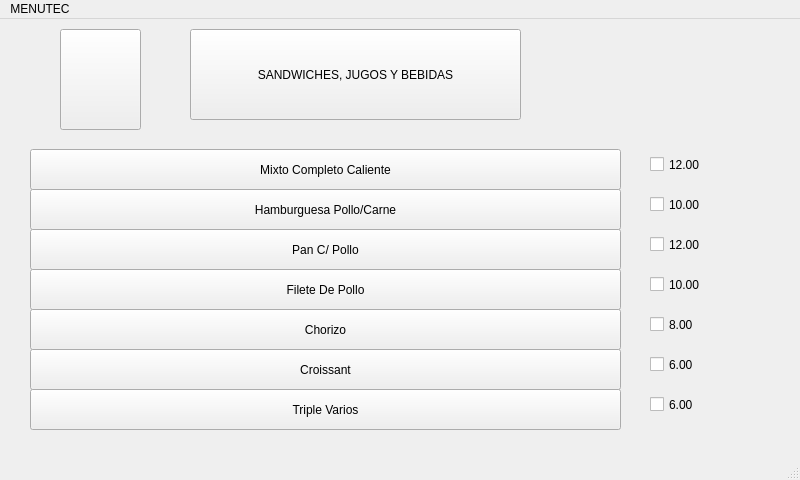
<?xml version="1.0" encoding="UTF-8"?>
<ui version="4.0">
 <class>panesWindow</class>
 <widget class="QMainWindow" name="panesWindow">
  <property name="geometry">
   <rect>
    <x>0</x>
    <y>0</y>
    <width>800</width>
    <height>480</height>
   </rect>
  </property>
  <property name="windowTitle">
   <string>MainWindow</string>
  </property>
  <widget class="QWidget" name="centralwidget">
   <widget class="QCheckBox" name="checkBox_4">
    <property name="geometry">
     <rect>
      <x>650</x>
      <y>250</y>
      <width>101</width>
      <height>31</height>
     </rect>
    </property>
    <property name="text">
     <string>10.00</string>
    </property>
   </widget>
   <widget class="QCheckBox" name="checkBox_6">
    <property name="geometry">
     <rect>
      <x>650</x>
      <y>330</y>
      <width>101</width>
      <height>31</height>
     </rect>
    </property>
    <property name="text">
     <string>6.00</string>
    </property>
   </widget>
   <widget class="QCheckBox" name="checkBox_5">
    <property name="geometry">
     <rect>
      <x>650</x>
      <y>290</y>
      <width>101</width>
      <height>31</height>
     </rect>
    </property>
    <property name="text">
     <string>8.00</string>
    </property>
   </widget>
   <widget class="QCheckBox" name="checkBox">
    <property name="geometry">
     <rect>
      <x>650</x>
      <y>130</y>
      <width>101</width>
      <height>31</height>
     </rect>
    </property>
    <property name="text">
     <string>12.00</string>
    </property>
   </widget>
   <widget class="QCheckBox" name="checkBox_2">
    <property name="geometry">
     <rect>
      <x>650</x>
      <y>170</y>
      <width>101</width>
      <height>31</height>
     </rect>
    </property>
    <property name="text">
     <string>10.00</string>
    </property>
   </widget>
   <widget class="QPushButton" name="btnMixto0">
    <property name="geometry">
     <rect>
      <x>30</x>
      <y>130</y>
      <width>591</width>
      <height>41</height>
     </rect>
    </property>
    <property name="text">
     <string>Mixto Completo Caliente</string>
    </property>
   </widget>
   <widget class="QCheckBox" name="checkBox_3">
    <property name="geometry">
     <rect>
      <x>650</x>
      <y>210</y>
      <width>101</width>
      <height>31</height>
     </rect>
    </property>
    <property name="text">
     <string>12.00</string>
    </property>
   </widget>
   <widget class="QPushButton" name="btnChorizo0">
    <property name="geometry">
     <rect>
      <x>30</x>
      <y>290</y>
      <width>591</width>
      <height>41</height>
     </rect>
    </property>
    <property name="text">
     <string>Chorizo</string>
    </property>
   </widget>
   <widget class="QPushButton" name="btnFilete0">
    <property name="geometry">
     <rect>
      <x>30</x>
      <y>250</y>
      <width>591</width>
      <height>41</height>
     </rect>
    </property>
    <property name="text">
     <string>Filete De Pollo</string>
    </property>
   </widget>
   <widget class="QPushButton" name="btnPan0">
    <property name="geometry">
     <rect>
      <x>30</x>
      <y>210</y>
      <width>591</width>
      <height>41</height>
     </rect>
    </property>
    <property name="text">
     <string>Pan C/ Pollo</string>
    </property>
   </widget>
   <widget class="QPushButton" name="btnHamburguesa0">
    <property name="geometry">
     <rect>
      <x>30</x>
      <y>170</y>
      <width>591</width>
      <height>41</height>
     </rect>
    </property>
    <property name="text">
     <string>Hamburguesa Pollo/Carne</string>
    </property>
   </widget>
   <widget class="QPushButton" name="btnTriple0">
    <property name="geometry">
     <rect>
      <x>30</x>
      <y>370</y>
      <width>591</width>
      <height>41</height>
     </rect>
    </property>
    <property name="text">
     <string>Triple Varios</string>
    </property>
   </widget>
   <widget class="QPushButton" name="btnCroissant0">
    <property name="geometry">
     <rect>
      <x>30</x>
      <y>330</y>
      <width>591</width>
      <height>41</height>
     </rect>
    </property>
    <property name="text">
     <string>Croissant</string>
    </property>
   </widget>
   <widget class="QCheckBox" name="checkBox_7">
    <property name="geometry">
     <rect>
      <x>650</x>
      <y>370</y>
      <width>101</width>
      <height>31</height>
     </rect>
    </property>
    <property name="text">
     <string>6.00</string>
    </property>
   </widget>
   <widget class="QPushButton" name="btnPanes0">
    <property name="geometry">
     <rect>
      <x>190</x>
      <y>10</y>
      <width>331</width>
      <height>91</height>
     </rect>
    </property>
    <property name="text">
     <string>SANDWICHES, JUGOS Y BEBIDAS</string>
    </property>
    <property name="icon">
     <iconset>
      <normaloff>UTEC.png</normaloff>UTEC.png</iconset>
    </property>
   </widget>
   <widget class="QPushButton" name="btnIzquierda5">
    <property name="geometry">
     <rect>
      <x>60</x>
      <y>10</y>
      <width>81</width>
      <height>101</height>
     </rect>
    </property>
    <property name="text">
     <string/>
    </property>
    <property name="icon">
     <iconset>
      <normaloff>flecha-hacia-la-izquierda-antes-de-icono-4330-128.png</normaloff>flecha-hacia-la-izquierda-antes-de-icono-4330-128.png</iconset>
    </property>
    <property name="iconSize">
     <size>
      <width>100</width>
      <height>100</height>
     </size>
    </property>
   </widget>
  </widget>
  <widget class="QMenuBar" name="menubar">
   <property name="geometry">
    <rect>
     <x>0</x>
     <y>0</y>
     <width>800</width>
     <height>25</height>
    </rect>
   </property>
   <widget class="QMenu" name="menuMENUTEC">
    <property name="title">
     <string>MENUTEC</string>
    </property>
   </widget>
   <addaction name="menuMENUTEC"/>
  </widget>
  <widget class="QStatusBar" name="statusbar"/>
 </widget>
 <resources/>
 <connections/>
</ui>
